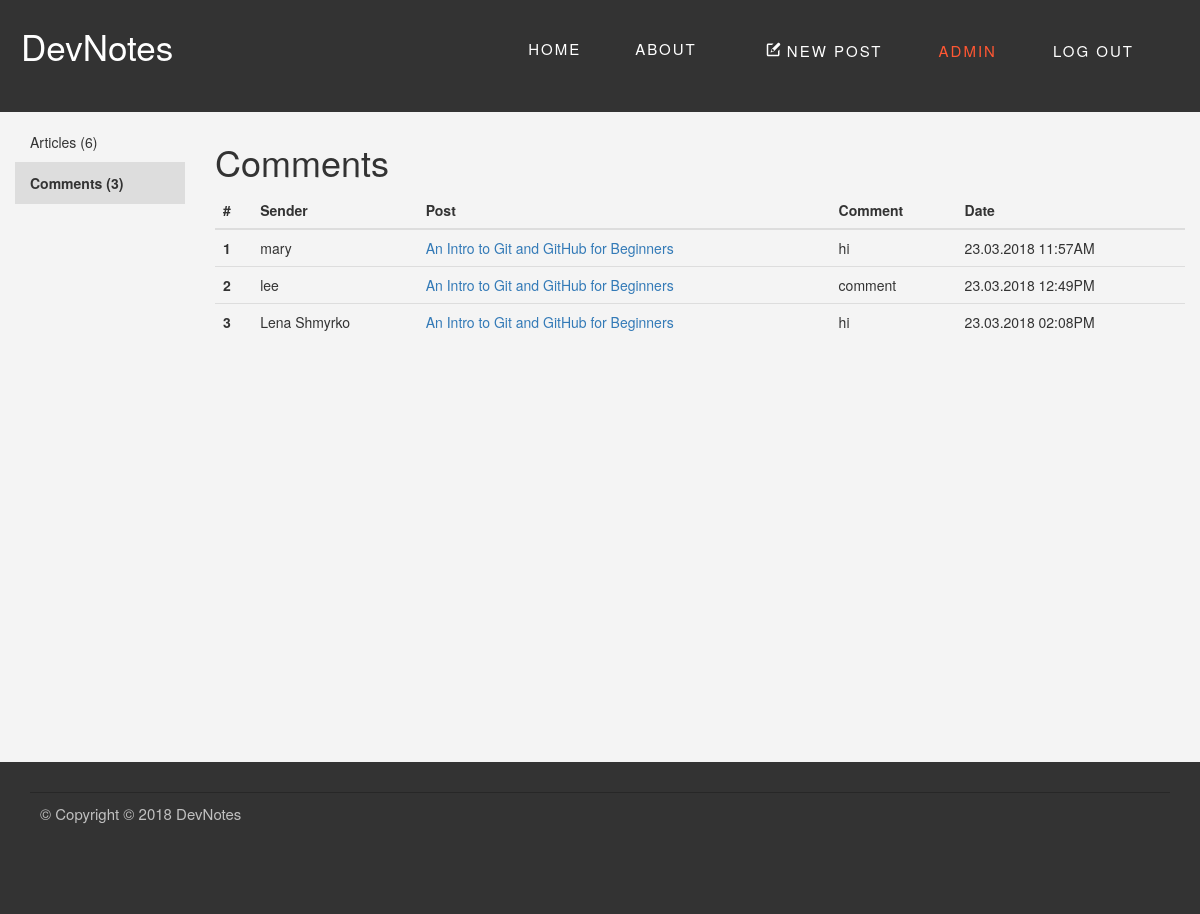
/admin/comments (signed in), run on the app's committed database.
### my_blog/blueprints/blog/models.py (models this page shows, shortened)
class Comment(db.Model):
    id = db.Column(db.Integer, primary_key=True)
    sender = db.Column(db.String(128))
    picture_url = db.Column(db.String(128))
    date = db.Column(db.DateTime)
    content = db.Column(db.String(516))
    blogpost_id = db.Column(db.Integer, db.ForeignKey('blog_post.id'),
                            nullable=False)
    level = db.Column(db.Integer)
    @staticmethod
    def get_all():
        return Comment.query.all()
    def get_blogpost(self):
        return BlogPost.get_by_id(self.blogpost_id)
    def formated_date(self):
        return "{0:%d.%m.%Y  %I:%M%p}".format(self.date).upper()

class BlogPost(db.Model):
    id = db.Column(db.Integer, primary_key=True)
    _title = db.Column(db.String(128))
    date = db.Column(db.DateTime)
    content = db.Column(db.String)
    imagePath = db.Column(db.String)
    published = db.Column(db.Boolean)
    url = db.Column(db.String(128))
    _tags = db.relationship('Tag',
                            secondary=tags,
                            lazy='joined',
                            backref=db.backref('BlogPost',
                                               lazy='dynamic'))
    comments = db.relationship('Comment',
                               backref='blogpost',
                               lazy='dynamic')
    @staticmethod
    def get_by_id(post_id):
        return BlogPost.query.get(post_id)
    @staticmethod
    def get_all():
        return BlogPost.query.all()
    @property
    def title(self):
        return self._title
    @property
    def tags(self):
        return ",".join([tag.name for tag in self._tags])
    @tags.setter
    def tags(self, string):
        if string:
            self._tags = [Tag.get_or_create(tag)
                          for tag in string.split(',')]
        else:
            self._tags = []

### my_blog/blueprints/admin/views.py (the view)
@admin.route('/comments')
@login_required
def comments_panel():
    return render_template('admin-comments_panel.html',
                           blogposts=BlogPost.get_all(),
                           comments=Comment.get_all(),
                           blogposts_qty=len(BlogPost.get_all()),
                           comments_qty=len(Comment.get_all()))

### my_blog/app.py (called while the page is built)
@login_manager.user_loader
def load_user(user_id):
    u = User.query.get(user_id)
    return u

### my_blog/blueprints/admin/templates/admin-comments_panel.html (shortened to what this page needs)
{% extends "base.html" %}
{% block header %}
  <div class="header--standard">
    <nav class="navbar" role="navigation">
      <a class="navbar__logo" href="{{url_for('main.index')}}">DevNotes</a>
      <div class="navbar-main">
        <a class="navbar-item" href="{{url_for('main.index')}}">HOME</a>
        <a class="navbar-item" href="#">ABOUT</a>
        {% if current_user.is_authenticated %}
          <div class="navbar-admin">
          <a class="navbar-item" href="{{url_for('blog.add')}}">
            <svg class="icon">
              <use xlink:href="{{ url_for('static', filename='img/sprite.svg#icon-new-message') | replace('%23', '#')}}"></use>
            </svg>
            NEW POST
          </a>
          <a class="navbar-item active" href="{{url_for('admin.blogposts_panel')}}">
            ADMIN
          </a>
          <a class="navbar-item" href="{{url_for('auth.logout')}}">LOG OUT</a>
          </div>
        {% endif %}
      </div>
    </nav>
  </div>
{% endblock %}
{% block content %}
<div class="col-md-2 admin-panel">
  <ul class="nav flex-column">
    <li class="nav-item">
      <a class="nav-link" href="{{ url_for('admin.blogposts_panel') }}">Articles ({{ blogposts_qty }})</a>
    </li>
    <li class="nav-item active">
      <a class="nav-link active" href="#">Comments ({{ comments_qty }})</a>
    </li>
  </ul>
</div>
<div class="col-md-10 ">
  <h1>
    Comments
  </h1>
  {% if comments %}
    <table class="table">
      <thead>
        <tr>
          <th scope="col">#</th>
          <th scope="col">Sender</th>
          <th scope="col">Post</th>
          <th scope="col">Comment</th>
          <th scope="col">Date</th>
        </tr>
      </thead>
      <tbody>
        {% for comment in comments %}
          <tr>
            <th scope="row">{{ comment.id }}</th>
            <td>{{ comment.sender }}</td>
            <td><a href="{{url_for('blog.read', post_url=comment.get_blogpost().url)}}">{{ comment.get_blogpost().title }}</a></td>
            <td>{{ comment.content }}</td>
            <td>{{ comment.formated_date() }}</td>
          </tr>
        {% endfor %}
      </tbody>
    </table>
  {% else %}
    <p>There is no commetns yet.</p>
  {% endif %}
</div>
{% endblock %}

### my_blog/static/css/main.css (style rules this page uses)
body { background:#F4F4F4; margin:0; font-family: Oswald, "Helvetica Neue", Arial, Helvetica, Verdana, sans-serif; }
.header--standard { height: 14vh; background: #333; }
.navbar { position:absolute; top:0; width: 100%; z-index: 50; margin-bottom: 0; vertical-align: middle; padding:1rem; }
.navbar-main, .navbar-admin { display: inline-block; padding:1.5rem; height:100%; vertical-align: middle; }
.header--standard .navbar-main { float: right; }
.navbar-item { height: 5rem; padding: 2.5rem; font-size: 18px; line-height: 20px; color: white; font-size: 1.5rem; letter-spacing: 2px; }
.navbar-main a.navbar-item.active { color:#FF5733; cursor:default; }
.navbar__logo, .navbar__logo:active { padding:1rem; font-family: Oswald, "Helvetica Neue", Arial, Helvetica, Verdana, sans-serif; display:inline-block; text-align: left; color:white; font-size:3.5rem; background-color: white; color: transparent; text-shadow:none; -webkit-background-clip: text; -moz-background-clip: text; background-clip: text; text-decoration:none; }
.admin-panel a, .admin-panel a:active, .admin-panel a:hover { color:#333333; text-decoration:none; }
.admin-panel a.active, .admin-panel .nav-item.active, .nav>li>a.active:hover { cursor:default; font-weight:bold; background:#DDDDDD; }
.admin-panel li { border-bottom:1px #DDDDDD solid; }
.icon { fill: currentColor; height:1.5rem; width:1.5rem; }

### data on the page
Comment: id "1", sender "mary", get_blogpost "An Intro to Git and GitHub for Beginners", content "hi", formated_date "23.03.2018 11:57AM"
Comment: id "2", sender "lee", get_blogpost "An Intro to Git and GitHub for Beginners", content "comment", formated_date "23.03.2018 12:49PM"
Comment: id "3", sender "Lena Shmyrko", get_blogpost "An Intro to Git and GitHub for Beginners", content "hi", formated_date "23.03.2018 02:08PM"

### other printed values
{{ blogposts_qty }} "6"
{{ comments_qty }} "3"
